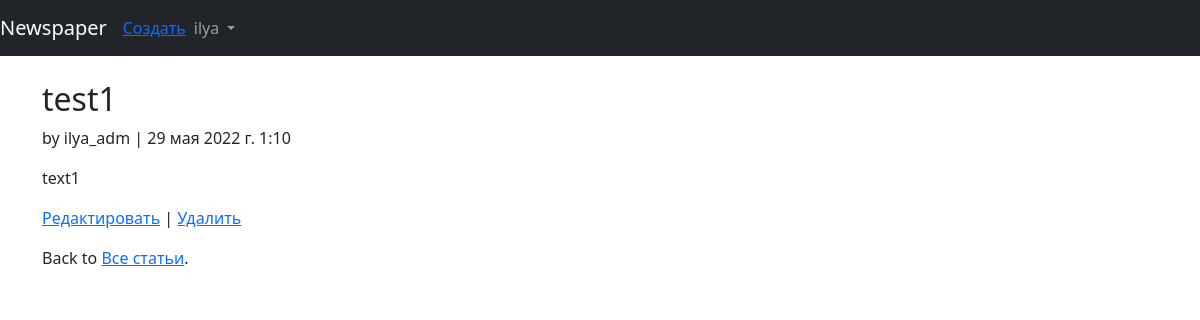
Screenshot of /articles/1/ (signed in) with the database file from the repository.
### users/models.py (models this page shows)
class CustomUser(AbstractUser):
    age = models.PositiveIntegerField(default=0)

### articles/models.py (models this page shows, shortened)
class Article(models.Model):
    title = models.CharField(max_length=256)
    body = models.TextField()
    date = models.DateTimeField(auto_now_add=True)
    author = models.ForeignKey(settings.AUTH_USER_MODEL, on_delete=models.CASCADE,)

### articles/views.py (the view)
# urls.py: path('<int:pk>/',views.ArticleDetailView.as_view(), name='article_detail'),
class ArticleDetailView(LoginRequiredMixin, DetailView):
    model = models.Article
    template_name = 'article_detail.html'
    login_url = 'login'

### templates/article_detail.html
{% extends 'base.html' %}
{% block content %}
<div class="article-entry">
    <h2>{{ object.title }}</h2>
    <p>by {{ object.author }} | {{ object.date }}</p>
    <p>{{ object.body }}</p>
</div>
<p><a href="{% url 'article_edit' article.pk %}">Редактировать</a> | <a href="{% url 'article_delete' article.pk %}">Удалить</a></p>
<p>Back to <a href="{% url 'article_list' %}">Все статьи</a>.</p>
{% endblock content %}

### templates/base.html (shortened to what this page needs)
<!doctype html>
<html lang="en">
<head>
  <link href="https://cdn.jsdelivr.net/npm/bootstrap@5.1.3/dist/css/bootstrap.min.css" rel="stylesheet">
</head>
<body>
  <nav class="navbar navbar-expand-md navbar-dark bg-dark mb-4">
  <a class="navbar-brand" href="{% url 'home' %}">Newspaper</a>
    {% if user.is_authenticated %}
      <ul class="navbar-nav mr-auto">
      <li class="nav-item"><a href="{% url 'article_new' %}">Создать</a></li>
      </ul>
    {% endif %}
  <div class="collapse navbar-collapse" id="navbarCollapse">
  {% if user.is_authenticated %}
  <ul class="navbar-nav ml-auto">
  <li class="nav-item">
  <a class="nav-link dropdown-toggle" href="#" id="userMenu" data-toggle="dropdown" aria-haspopup="true" aria-expanded="false">
  {{ user.username }}
  </a>
  </li>
  </ul>
  {% else %}
  <form class="form-inline ml-auto">
  <a href="{% url 'login' %}" class="btn btn-outline-secondary">Зайти</a>
  <a href="{% url 'signup' %}" class="btn btn-primary ml-2">Регистрация</a>
  </form>
  {% endif %}
  </div>
  </nav>
  <div class="container">
    {% block content %}
    {% endblock %}
  </div>
</body>
</html>

### rows the page displays
CustomUser: username "ilya"
Article: title "test1", author "ilya_adm", date "29 мая 2022 г. 1:10", body "text1"
